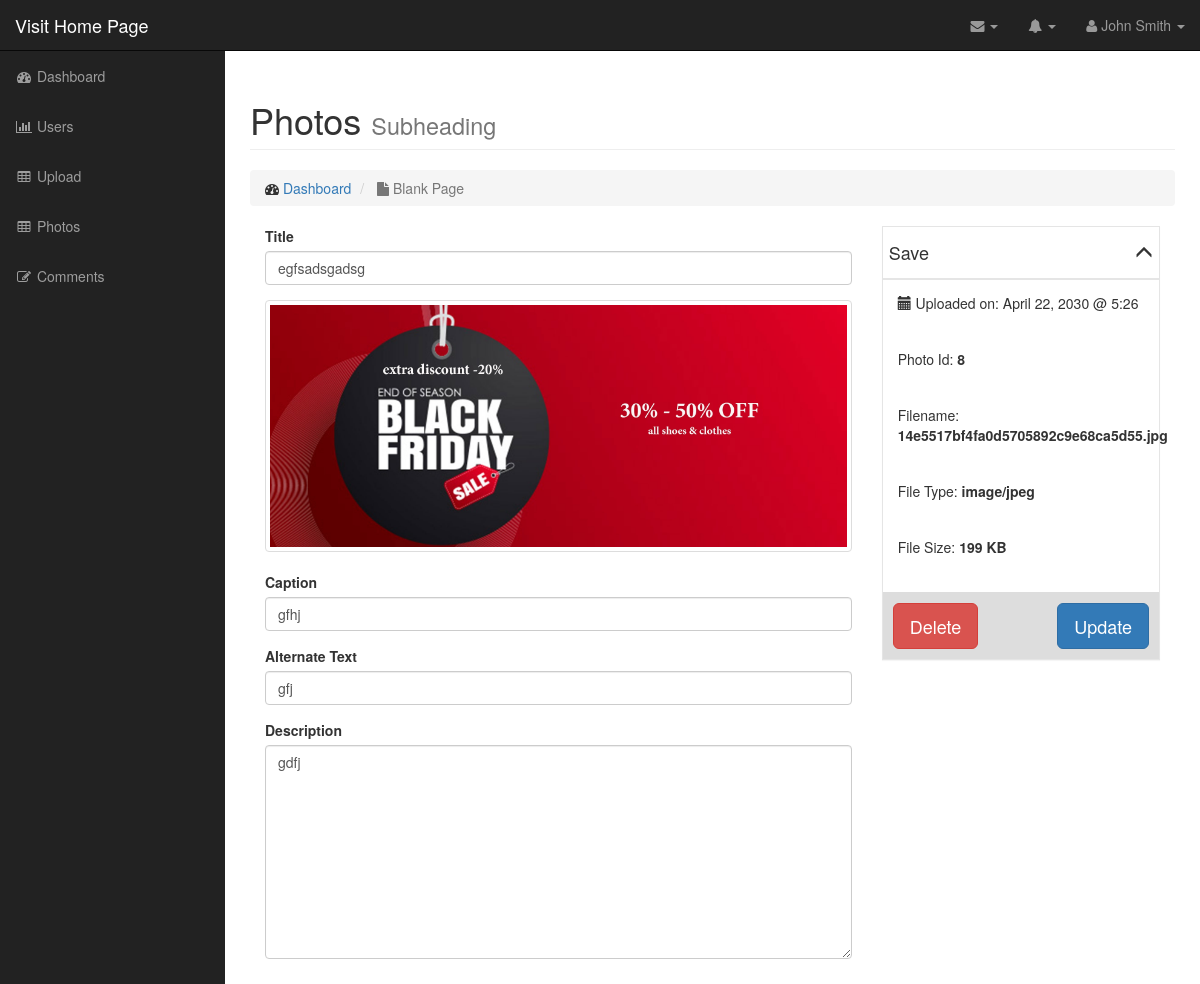
Page /admin/editPhoto.php?id=8 (signed in) on the committed database.
### tables this page shows
CREATE TABLE `photos` (
  `id` int(11) NOT NULL,
  `title` varchar(255) NOT NULL,
  `caption` varchar(255) NOT NULL,
  `description` text NOT NULL,
  `filename` varchar(255) NOT NULL,
  `alternateText` varchar(255) NOT NULL,
  `type` varchar(255) NOT NULL,
  `size` int(11) NOT NULL,
  `uploadedAt` timestamp NOT NULL DEFAULT current_timestamp()
);

### admin/includes/functions.php (called while the page is built, shortened)
<?php
    function classAutoLoader($class){
        $class = strtolower($class);
        $thePath = "includes/classes/{$class}.php";
    }

### admin/includes/classes/database.php (called while the page is built, shortened)
<?php
class Database{
    public $connection;
    public function openDbConnection(){
         $this->connection = new mysqli(DB_HOST,DB_USER,BD_PASS,DB_NAME);
    }
    public function query($sql){
        $result = $this->connection->query($sql);
        return $this->confirmQuery($result);
    }
    private function confirmQuery($result){
        return $result;
    }
}
$database = new Database();

### admin/includes/classes/dbClass.php (called while the page is built, shortened)
<?php
class DbClass
{
    public static function findThisQueryById($id){
        $theResultArray =  static::doTheQuery("SELECT * FROM " .static::$dbTable. " WHERE id ={$id} LIMIT 1");
        return !empty($theResultArray) ? array_shift($theResultArray) : false;
    }
    public static function doTheQuery($sql){
        global $database;
        $object = array();
        $query = $database->query($sql);
        while($row = mysqli_fetch_array($query) ){
            $object[] = static::instantiation($row);
        }
        return $object;
    }
    private static function instantiation($result){
        $object = new $calledClass;
        foreach ($result as $property => $value) {
            if ($object->hasTheProperty($property)) {
                $object->$property = $value;
            }
        }
        return $object;
    }
    private function hasTheProperty($property){
        $objectProperties = get_object_vars($this);
        return array_key_exists($property,$objectProperties);
    }
}

### admin/includes/classes/photo.php (called while the page is built, shortened)
<?php
class Photo extends DbClass
{
    public $filename;
    public $uploadDirectory = "images";
    public $placeHolder = "https://via.placeholder.com/150";
    public function imagePath(){
        return empty($this->filename) ? $this->placeHolder : $this->uploadDirectory.DS.$this->filename;
    }
}

### admin/editPhoto.php (the view, shortened to what this page needs)
<?php include("includes/header.php"); ?>
<?php
    if(empty($_GET['id'])){
        redirect("photos.php");
    }else{
        $photo = photo::findThisQueryById($_GET['id']);
    }
?>
<nav class="navbar navbar-inverse navbar-fixed-top" role="navigation">
    <?php include("includes/top_nav.php"); ?>
    <?php include("includes/side_nav.php"); ?>
</nav>
<div id="page-wrapper">
    <div class="container-fluid">
        <div class="row">
            <div class="col-lg-12">
                <h1 class="page-header">
                    Photos
                    <small>Subheading</small>
                </h1>
                <ol class="breadcrumb">
                    <li>
                        <i class="fa fa-dashboard"></i>  <a href="index.html">Dashboard</a>
                    </li>
                    <li class="active">
                        <i class="fa fa-file"></i> Blank Page
                    </li>
                </ol>
                <form action="" method="post">
                    <div class="col-md-8">
                        <div class="form-group">
                            <label for="Title">Title</label>
                            <input type="text" name="title" class="form-control" value="<?php echo $photo->title; ?>">
                        </div>
                        <div class="form-group">
                            <a  class="thumbnail"   href="#"><img src="<?php echo $photo->imagePath(); ?>" alt=""></a>
                        </div>
                        <div class="form-group">
                            <label for="caption">Caption</label>
                            <input type="text" name="caption" class="form-control" value="<?php echo $photo->caption; ?>">
                        </div>
                        <div class="form-group">
                            <label for="alternateText">Alternate Text</label>
                            <input type="text" name="alternateText" class="form-control" value="<?php echo $photo->alternateText; ?>">
                        </div>
                        <div class="form-group">
                            <label for="description">Description</label>
                            <textarea class="form-control" name="description"  cols="30" rows="10" ><?php echo $photo->description; ?></textarea>
                        </div>
                    </div>
                    <div class="col-md-4" >
                        <div  class="photo-info-box">
                            <div class="info-box-header">
                                <h4>Save <span id="toggle" class="glyphicon glyphicon-menu-up pull-right"></span></h4>
                            </div>
                            <div class="inside">
                                <div class="box-inner">
                                    <p class="text">
                                        <span class="glyphicon glyphicon-calendar"></span> Uploaded on: April 22, 2030 @ 5:26
                                    </p>
                                    <p class="text ">
                                        Photo Id: <span class="data photo_id_box"><?php echo $photo->id; ?></span>
                                    </p>
                                    <p class="text">
                                        Filename: <span class="data"><?php echo $photo->filename; ?></span>
                                    </p>
                                    <p class="text">
                                        File Type: <span class="data"><?php echo $photo->type; ?></span>
                                    </p>
                                    <p class="text">
                                        File Size: <span class="data"><?php echo floor($photo->size/1000) ; ?> KB</span>
                                    </p>
                                </div>
                                <div class="info-box-footer clearfix">
                                    <div class="info-box-delete pull-left">
                                        <a  href="deleteImage.php?id=<?php echo $photo->id; ?>" class="btn btn-danger btn-lg ">Delete</a>
                                    </div>
                                    <div class="info-box-update pull-right ">
                                        <input type="submit" name="update" value="Update" class="btn btn-primary btn-lg ">
                                    </div>
                                </div>
                            </div>
                        </div>
                    </div>
                </form>
            </div>
        </div>
    </div>
</div>
<?php include("includes/footer.php"); ?>

### admin/css/sb-admin.css (style rules this page uses)
body { margin-top: 100px; background-color: #222; }
@media (min-width:768px) { body { margin-top: 50px; } }
#page-wrapper { width: 100%; padding: 0; background-color: #fff; }
@media (min-width:768px) { #page-wrapper { padding: 10px; } }

### admin/css/styles.css (style rules this page uses)
.photo-info-box { border: 1px solid #e5e5e5; -webkit-box-shadow: 0 1px 1px rgba(0,0,0,.04); box-shadow: 0 1px 1px rgba(0,0,0,.04); background-color: #fff; }
.info-box-header { padding: 6px; border-bottom: 1px solid #e5e5e5; -webkit-box-shadow: 0 1px 1px rgba(0,0,0,.04); box-shadow: 0 1px 1px rgba(0,0,0,.04); background-color: #fff; }
.photo-info-box .box-inner { border-top: 1px solid #e5e5e5; background-color: #fff; padding: 6px; }
.photo-info-box .box-inner .text { padding: 7px 9px 19px; }
.photo-info-box .box-inner .data { font-weight: bold; }
.photo-info-box .info-box-footer { border-top: 1px solid #ddd; background-color: #ddd; padding: 10px; }

### rows in the picture
photos: title "egfsadsgadsg", filename (picture), caption "gfhj", alternateText "gfj", description "gdfj", id "8", filename "14e5517bf4fa0d5705892c9e68ca5d55.jpg", type "image/jpeg", floor($photo->size/1000) "199"
